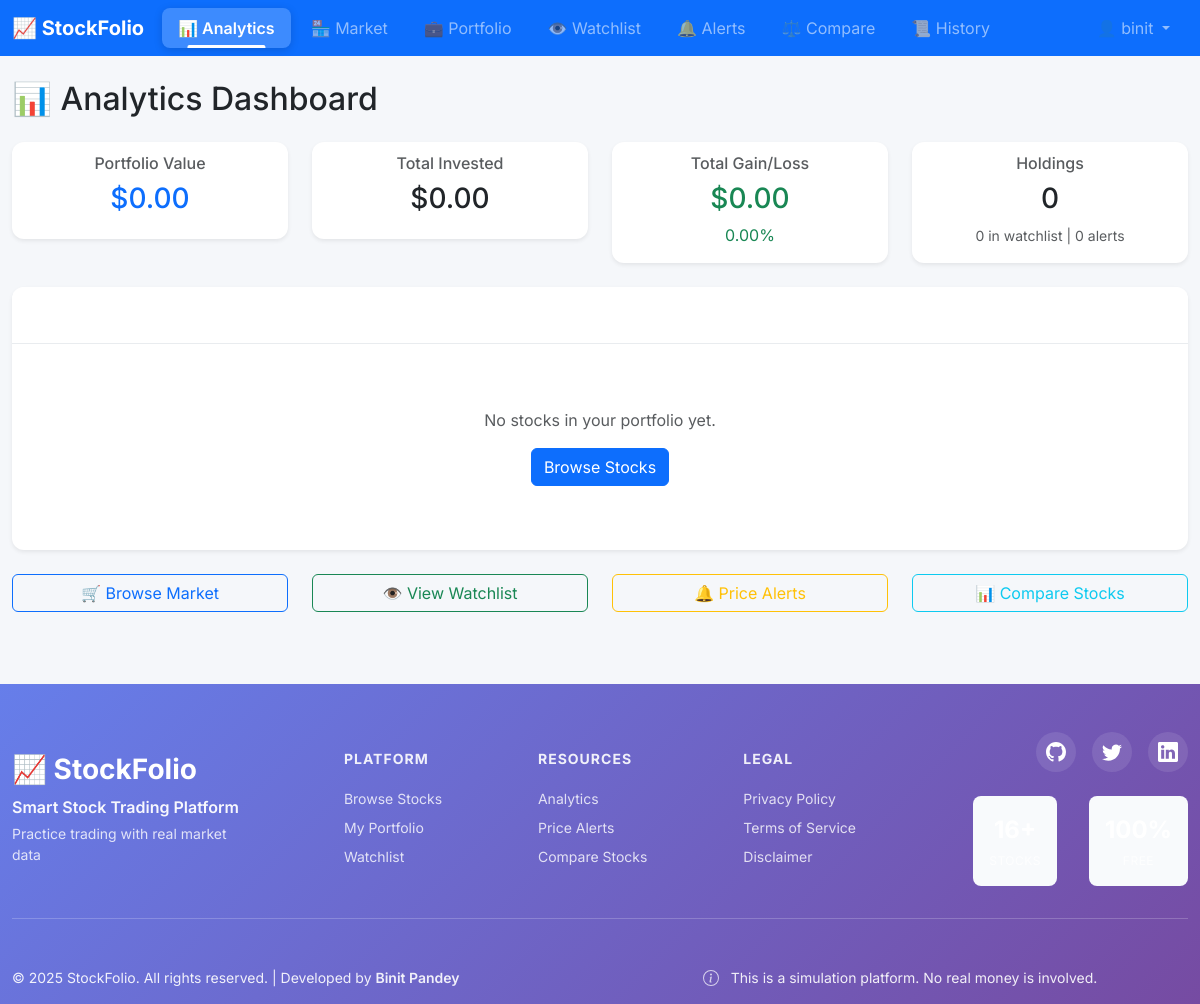
Before: /dashboard/ (signed in) with the older database file.
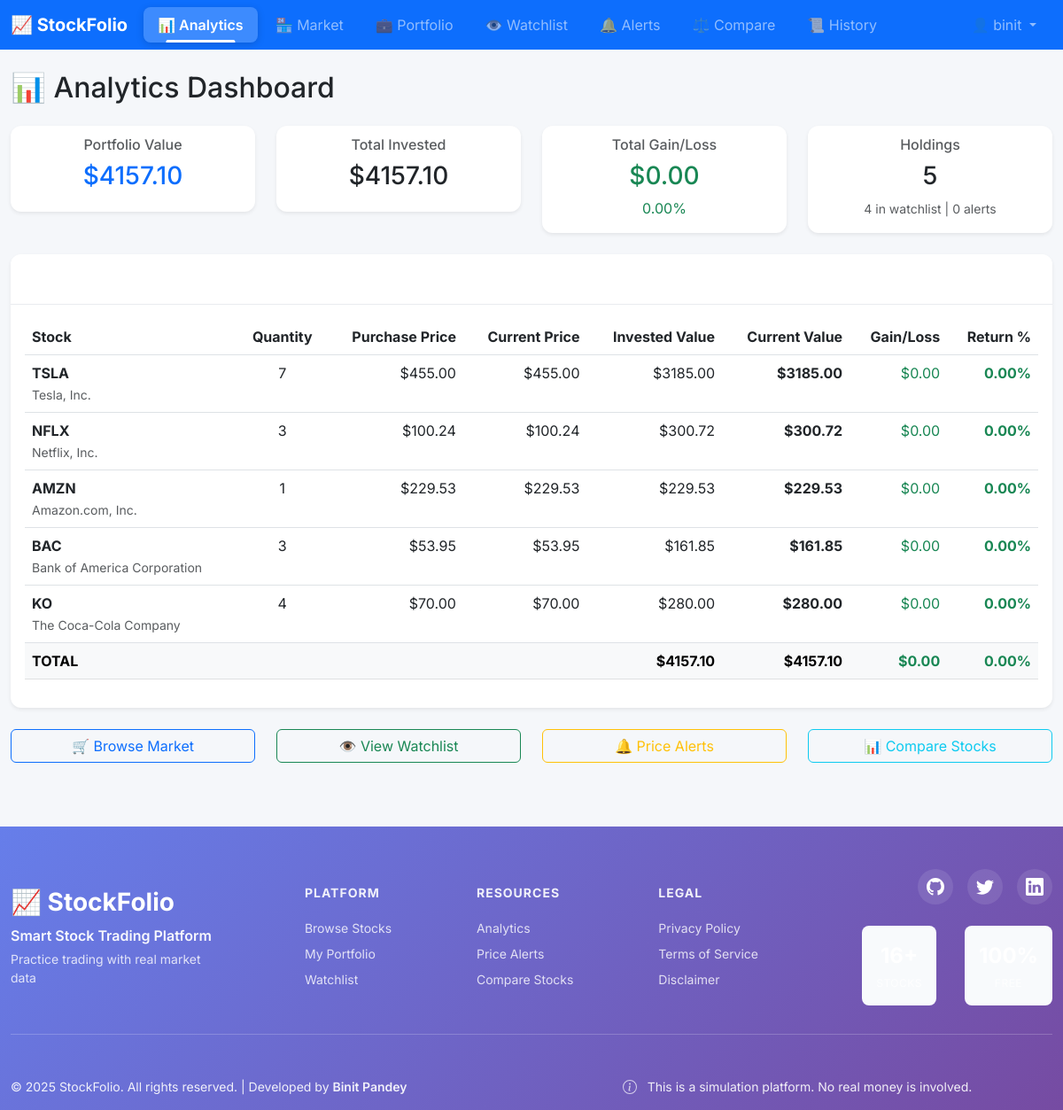
After: the same page with the newer database file.
### stocks/models.py (models this page shows, shortened)
class Stocks(models.Model):
    ticker = models.CharField(max_length=10, unique=True, db_index=True, help_text="Stock ticker symbol")
    name = models.CharField(max_length=300, db_index=True)
    description = models.TextField(max_length=5000, blank=True)
    curr_price = models.DecimalField(
        max_digits=10,
        decimal_places=2,
        validators=[MinValueValidator(Decimal('0.01'))],
        help_text="Current stock price"
    )
    market_cap = models.BigIntegerField(null=True, blank=True, help_text="Market capitalization")
    sector = models.CharField(max_length=100, blank=True, default='', help_text="Stock sector")
    industry = models.CharField(max_length=100, blank=True, default='', help_text="Stock industry")
    volume = models.BigIntegerField(default=0, help_text="Trading volume")
    last_updated = models.DateTimeField(auto_now=True)
    created_at = models.DateTimeField(auto_now_add=True, null=True)
    is_active = models.BooleanField(default=True, help_text="Is stock actively traded")
    class Meta:
        verbose_name = "Stock"
        verbose_name_plural = "Stocks"
        ordering = ['ticker']

### stocks/enhanced_views.py (the view)
# urls.py: path('dashboard/', dashboard_analytics, name='dashboard_analytics'),
@login_required
def dashboard_analytics(request):
    user = request.user
    user_stocks = UserStock.objects.select_related('stock').filter(user=user)
    total_value = 0
    invested = 0
    portfolio_data = []
    for item in user_stocks:
        stock_data = stock_service.get_stock_data(item.stock.ticker)
        current_price = stock_data['current_price'] if stock_data else float(item.stock.curr_price)
        stock_value = item.purchase_quantity * Decimal(str(current_price))
        invested_value = item.purchase_quantity * item.purchase_price
        gain_loss = stock_value - invested_value
        gain_loss_pct = (gain_loss / invested_value * 100) if invested_value > 0 else 0
        total_value += stock_value
        invested += invested_value
        portfolio_data.append({
            'stock': item.stock,
            'quantity': item.purchase_quantity,
            'current_price': current_price,
            'purchase_price': float(item.purchase_price),
            'current_value': float(stock_value),
            'invested_value': float(invested_value),
            'gain_loss': float(gain_loss),
            'gain_loss_pct': float(gain_loss_pct)
        })
    total_gain_loss = total_value - invested
    total_gain_loss_pct = (total_gain_loss / invested * 100) if invested > 0 else 0
    watchlist_count = Watchlist.objects.filter(user=user).count()
    active_alerts = PriceAlert.objects.filter(user=user, status='ACTIVE').count()
    context = {
        'portfolio_data': portfolio_data,
        'total_value': float(total_value),
        'invested': float(invested),
        'total_gain_loss': float(total_gain_loss),
        'total_gain_loss_pct': float(total_gain_loss_pct),
        'watchlist_count': watchlist_count,
        'active_alerts': active_alerts,
        'portfolio_count': len(portfolio_data)
    }
    return render(request, 'dashboard_analytics.html', context)

### stocks/templates/dashboard_analytics.html (shortened to what this page needs)
{% extends 'base.html' %}
{% load static %}
{% block content %}
<div class="container-fluid mt-4">
    <h2 class="mb-4">📊 Analytics Dashboard</h2>
    <div class="row mb-4">
        <div class="col-md-3">
            <div class="card text-center shadow-sm">
                <div class="card-body">
                    <h6 class="card-subtitle mb-2 text-muted">Portfolio Value</h6>
                    <h3 class="card-title text-primary">${{ total_value|floatformat:2 }}</h3>
                </div>
            </div>
        </div>
        <div class="col-md-3">
            <div class="card text-center shadow-sm">
                <div class="card-body">
                    <h6 class="card-subtitle mb-2 text-muted">Total Invested</h6>
                    <h3 class="card-title">${{ invested|floatformat:2 }}</h3>
                </div>
            </div>
        </div>
        <div class="col-md-3">
            <div class="card text-center shadow-sm">
                <div class="card-body">
                    <h6 class="card-subtitle mb-2 text-muted">Total Gain/Loss</h6>
                    <h3 class="card-title {% if total_gain_loss >= 0 %}text-success{% else %}text-danger{% endif %}">
                        ${{ total_gain_loss|floatformat:2 }}
                    </h3>
                    <p class="mb-0 {% if total_gain_loss_pct >= 0 %}text-success{% else %}text-danger{% endif %}">
                        {{ total_gain_loss_pct|floatformat:2 }}%
                    </p>
                </div>
            </div>
        </div>
        <div class="col-md-3">
            <div class="card text-center shadow-sm">
                <div class="card-body">
                    <h6 class="card-subtitle mb-2 text-muted">Holdings</h6>
                    <h3 class="card-title">{{ portfolio_count }}</h3>
                    <p class="mb-0 text-muted">
                        <small>{{ watchlist_count }} in watchlist | {{ active_alerts }} alerts</small>
                    </p>
                </div>
            </div>
        </div>
    </div>
    <div class="row">
        <div class="col-12">
            <div class="card shadow-sm">
                <div class="card-header bg-primary text-white">
                    <h5 class="mb-0">Portfolio Breakdown</h5>
                </div>
                <div class="card-body">
                    {% if portfolio_data %}
                        <div class="table-responsive">
                            <table class="table table-hover">
                                <thead>
                                    <tr>
                                        <th>Stock</th>
                                        <th class="text-center">Quantity</th>
                                        <th class="text-end">Purchase Price</th>
                                        <th class="text-end">Current Price</th>
                                        <th class="text-end">Invested Value</th>
                                        <th class="text-end">Current Value</th>
                                        <th class="text-end">Gain/Loss</th>
                                        <th class="text-end">Return %</th>
                                    </tr>
                                </thead>
                                <tbody>
                                    {% for item in portfolio_data %}
                                        <tr>
                                            <td>
                                                <strong>{{ item.stock.ticker }}</strong><br>
                                                <small class="text-muted">{{ item.stock.name }}</small>
                                            </td>
                                            <td class="text-center">{{ item.quantity }}</td>
                                            <td class="text-end">${{ item.purchase_price|floatformat:2 }}</td>
                                            <td class="text-end">${{ item.current_price|floatformat:2 }}</td>
                                            <td class="text-end">${{ item.invested_value|floatformat:2 }}</td>
                                            <td class="text-end"><strong>${{ item.current_value|floatformat:2 }}</strong></td>
                                            <td class="text-end {% if item.gain_loss >= 0 %}text-success{% else %}text-danger{% endif %}">
                                                ${{ item.gain_loss|floatformat:2 }}
                                            </td>
                                            <td class="text-end {% if item.gain_loss_pct >= 0 %}text-success{% else %}text-danger{% endif %}">
                                                <strong>{{ item.gain_loss_pct|floatformat:2 }}%</strong>
                                            </td>
                                        </tr>
                                    {% endfor %}
                                </tbody>
                                <tfoot class="table-light">
                                    <tr>
                                        <th colspan="4">TOTAL</th>
                                        <th class="text-end">${{ invested|floatformat:2 }}</th>
                                        <th class="text-end">${{ total_value|floatformat:2 }}</th>
                                        <th class="text-end {% if total_gain_loss >= 0 %}text-success{% else %}text-danger{% endif %}">
                                            ${{ total_gain_loss|floatformat:2 }}
                                        </th>
                                        <th class="text-end {% if total_gain_loss_pct >= 0 %}text-success{% else %}text-danger{% endif %}">
                                            {{ total_gain_loss_pct|floatformat:2 }}%
                                        </th>
                                    </tr>
                                </tfoot>
                            </table>
                        </div>
                    {% else %}
                        <div class="text-center py-5">
                            <p class="text-muted">No stocks in your portfolio yet.</p>
                            <a href="{% url 'stocks' %}" class="btn btn-primary">Browse Stocks</a>
                        </div>
                    {% endif %}
                </div>
            </div>
        </div>
    </div>
    <div class="row mt-4">
        <div class="col-md-3">
            <a href="{% url 'stocks' %}" class="btn btn-outline-primary w-100 mb-2">
                🛒 Browse Market
            </a>
        </div>
        <div class="col-md-3">
            <a href="{% url 'watchlist_view' %}" class="btn btn-outline-success w-100 mb-2">
                👁️ View Watchlist
            </a>
        </div>
        <div class="col-md-3">
            <a href="{% url 'price_alerts' %}" class="btn btn-outline-warning w-100 mb-2">
                🔔 Price Alerts
            </a>
        </div>
        <div class="col-md-3">
            <a href="{% url 'stock_comparison' %}" class="btn btn-outline-info w-100 mb-2">
                📊 Compare Stocks
            </a>
        </div>
    </div>
</div>
{% endblock %}

### stocks/templates/components/navbar.html (shortened to what this page needs)
<nav class="navbar navbar-expand-lg navbar-dark bg-primary">
    <div class="container-fluid">
        <a class="navbar-brand" href="{% url 'index' %}">
            <strong>📈 StockFolio</strong>
        </a>
        <div class="collapse navbar-collapse" id="navbarNav">
            <ul class="navbar-nav me-auto">
                {% if request.user.is_authenticated %}
                    <li class="nav-item">
                        <a class="nav-link {% if request.resolver_match.url_name == 'dashboard_analytics' %}active{% endif %}"
                           href="{% url 'dashboard_analytics' %}">📊 Analytics</a>
                    </li>
                    <li class="nav-item">
                        <a class="nav-link {% if request.resolver_match.url_name == 'stocks' %}active{% endif %}"
                           href="{% url 'stocks' %}">🏪 Market</a>
                    </li>
                    <li class="nav-item">
                        <a class="nav-link {% if request.resolver_match.url_name == 'portfolio_dashboard' %}active{% endif %}"
                           href="{% url 'portfolio_dashboard' %}">💼 Portfolio</a>
                    </li>
                    <li class="nav-item">
                        <a class="nav-link {% if request.resolver_match.url_name == 'watchlist_view' %}active{% endif %}"
                           href="{% url 'watchlist_view' %}">👁️ Watchlist</a>
                    </li>
                    <li class="nav-item">
                        <a class="nav-link {% if request.resolver_match.url_name == 'price_alerts' %}active{% endif %}"
                           href="{% url 'price_alerts' %}">🔔 Alerts</a>
                    </li>
                    <li class="nav-item">
                        <a class="nav-link {% if request.resolver_match.url_name == 'stock_comparison' %}active{% endif %}"
                           href="{% url 'stock_comparison' %}">⚖️ Compare</a>
                    </li>
                    <li class="nav-item">
                        <a class="nav-link {% if request.resolver_match.url_name == 'transaction_history' %}active{% endif %}"
                           href="{% url 'transaction_history' %}">📜 History</a>
                    </li>
                {% endif %}
            </ul>
            <ul class="navbar-nav">
                {% if request.user.is_authenticated %}
                    <li class="nav-item dropdown">
                        <a class="nav-link dropdown-toggle" href="#" id="userDropdown" role="button"
                           data-bs-toggle="dropdown" aria-expanded="false">
                            👤 {{ request.user.username }}
                        </a>
                    </li>
                {% endif %}
            </ul>
        </div>
    </div>
</nav>

Changed rows visible on the page:
added Stocks: stock.ticker "TSLA", stock.name "Tesla, Inc.", quantity "7", purchase_price "455.00", current_price "455.00", invested_value "3185.00", current_value "3185.00", gain_loss "0.00", gain_loss_pct "0.00"
added Stocks: stock.ticker "NFLX", stock.name "Netflix, Inc.", quantity "3", purchase_price "100.24", current_price "100.24", invested_value "300.72", current_value "300.72", gain_loss "0.00", gain_loss_pct "0.00"
added Stocks: stock.ticker "AMZN", stock.name "Amazon.com, Inc.", quantity "1", purchase_price "229.53", current_price "229.53", invested_value "229.53", current_value "229.53", gain_loss "0.00", gain_loss_pct "0.00"
added Stocks: stock.ticker "BAC", stock.name "Bank of America Corporation", quantity "3", purchase_price "53.95", current_price "53.95", invested_value "161.85", current_value "161.85", gain_loss "0.00", gain_loss_pct "0.00"
added Stocks: stock.ticker "KO", stock.name "The Coca-Cola Company", quantity "4", purchase_price "70.00", current_price "70.00", invested_value "280.00", current_value "280.00", gain_loss "0.00", gain_loss_pct "0.00"
Other visible differences:
{{ total_value|floatformat:2 }}: "0.00" → "4157.10"
{{ invested|floatformat:2 }}: "0.00" → "4157.10"
{{ portfolio_count }}: "0" → "5"
{{ watchlist_count }}: "0" → "4"
{{ invested|floatformat:2 }}: (not shown) → "4157.10"
{{ total_value|floatformat:2 }}: (not shown) → "4157.10"
{{ total_gain_loss|floatformat:2 }}: (not shown) → "0.00"
{{ total_gain_loss_pct|floatformat:2 }}: (not shown) → "0.00"
text no longer shown: "No stocks in your portfolio yet. Browse Stocks"
text now shown: "Stock Quantity Purchase Price Current Price Invested Value Current Value Gain/Loss Return % TOTAL $ $ $ %"
